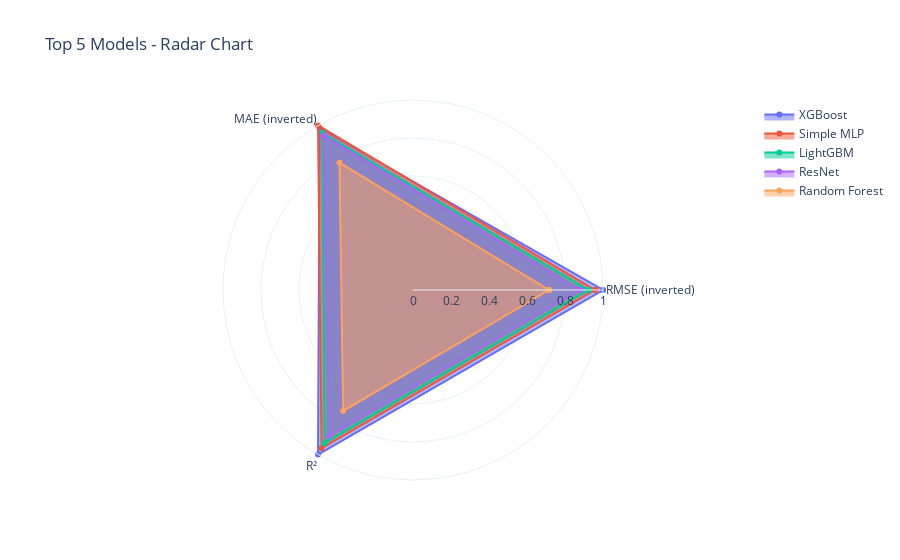

The code cell stored with this chart in its notebook:
### Code cell
top_models = results_df.head(5)['Model'].tolist()

fig = go.Figure()

metrics = ['RMSE', 'MAE', 'R²']

for model in top_models:
    model_data = results_df[results_df['Model'] == model]
    
    rmse_norm = 1 - (model_data['RMSE'].values[0] - results_df['RMSE'].min()) / (results_df['RMSE'].max() - results_df['RMSE'].min())
    mae_norm = 1 - (model_data['MAE'].values[0] - results_df['MAE'].min()) / (results_df['MAE'].max() - results_df['MAE'].min())
    r2_norm = (model_data['R²'].values[0] - results_df['R²'].min()) / (results_df['R²'].max() - results_df['R²'].min())
    
    fig.add_trace(go.Scatterpolar(
        r=[rmse_norm, mae_norm, r2_norm, rmse_norm],
        theta=['RMSE (inverted)', 'MAE (inverted)', 'R²', 'RMSE (inverted)'],
        fill='toself',
        name=model
    ))

fig.update_layout(
    polar=dict(radialaxis=dict(visible=True, range=[0, 1])),
    title='Top 5 Models - Radar Chart',
    template='plotly_white'
)
fig.write_html('reports/figures/35_top_models_radar.html')
fig.show()

### Figure 1 — Plotly figure (JSON) as saved in the notebook; plotly's stock layout.template omitted (floating-point values rounded to 4 significant figures)
{"data": [{"fill": "toself", "name": "XGBoost", "r": [1, 0.9831, 1, 1], "theta": ["RMSE (inverted)", "MAE (inverted)", "R²", "RMSE (inverted)"], "type": "scatterpolar"}, {"fill": "toself", "name": "Simple MLP", "r": [0.9587, 1, 0.9624, 0.9587], "theta": ["RMSE (inverted)", "MAE (inverted)", "R²", "RMSE (inverted)"], "type": "scatterpolar"}, {"fill": "toself", "name": "LightGBM", "r": [0.9255, 0.9551, 0.9318, 0.9255], "theta": ["RMSE (inverted)", "MAE (inverted)", "R²", "RMSE (inverted)"], "type": "scatterpolar"}, {"fill": "toself", "name": "ResNet", "r": [0.8808, 0.9387, 0.8905, 0.8808], "theta": ["RMSE (inverted)", "MAE (inverted)", "R²", "RMSE (inverted)"], "type": "scatterpolar"}, {"fill": "toself", "name": "Random Forest", "r": [0.7162, 0.774, 0.735, 0.7162], "theta": ["RMSE (inverted)", "MAE (inverted)", "R²", "RMSE (inverted)"], "type": "scatterpolar"}], "layout": {"polar": {"radialaxis": {"range": [0, 1], "visible": true}}, "title": {"text": "Top 5 Models - Radar Chart"}}}
